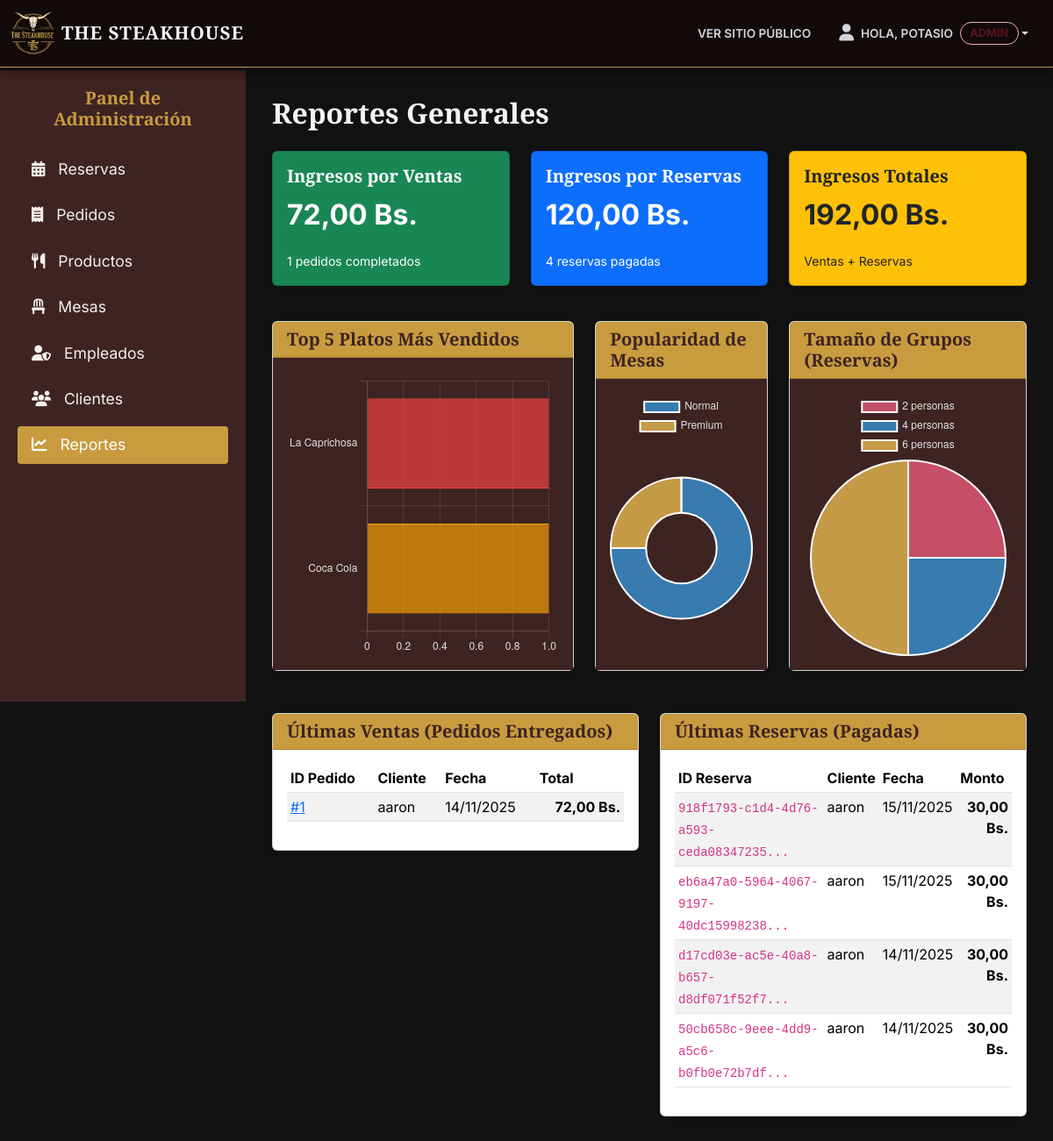
Page /panel/reportes/ (signed in) on the earlier database version.
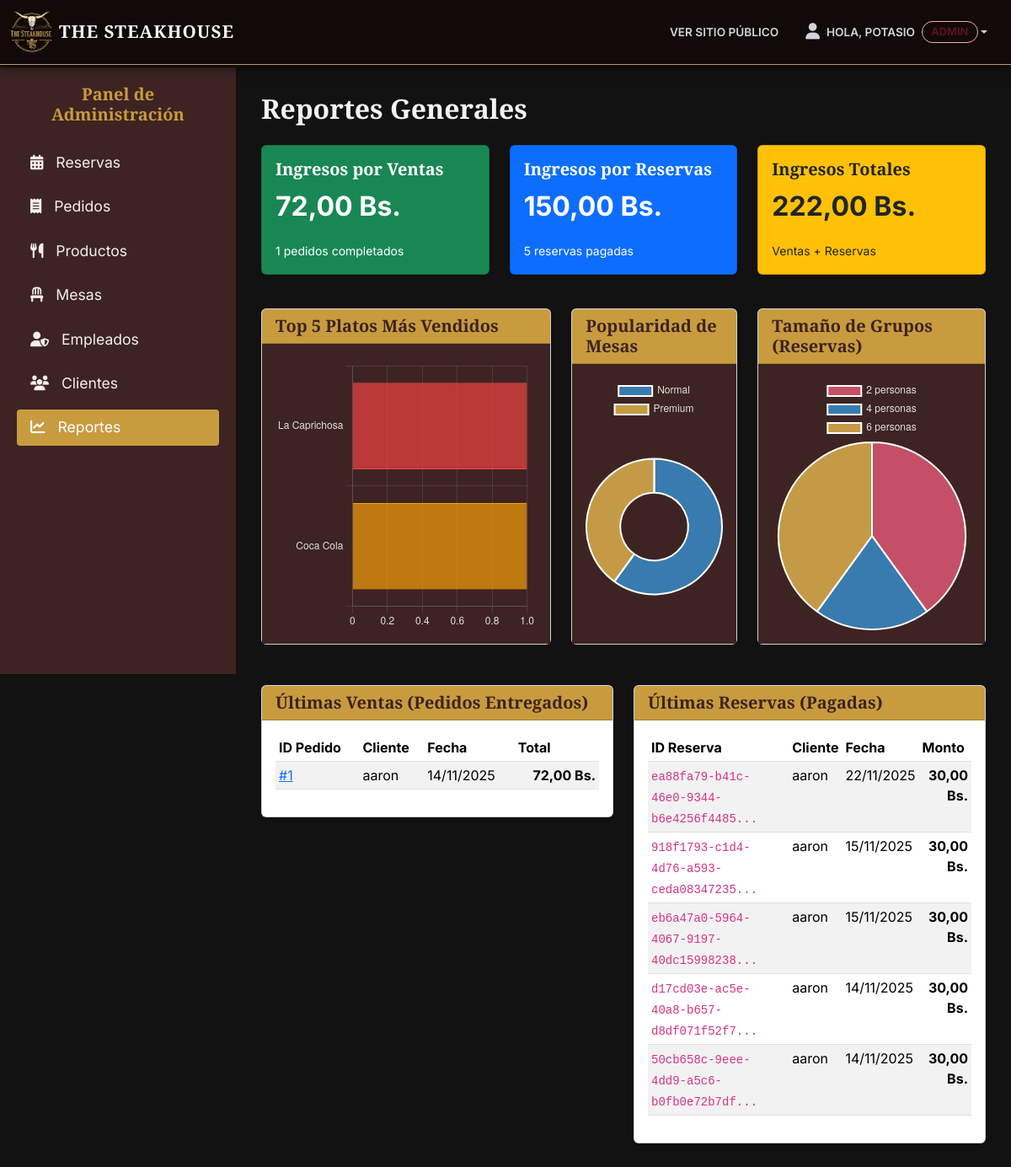
Same page on the later database version.
### pedidos/models.py (models this page shows, shortened)
class Pedido(models.Model):
    ESTADO_PEDIDO_CHOICES = (
        ('PENDIENTE', 'Pendiente'),
        ('EN_PREPARACION', 'En Preparación'),
        ('LISTO', 'Listo para Servir'),
        ('ENTREGADO', 'Entregado'),
        ('CANCELADO', 'Cancelado'),
    )
    usuario = models.ForeignKey(settings.AUTH_USER_MODEL, on_delete=models.SET_NULL, null=True, blank=True, related_name="pedidos")
    cliente = models.ForeignKey(Cliente, on_delete=models.SET_NULL, null=True, blank=True)
    mesa = models.ForeignKey(Mesa, on_delete=models.SET_NULL, null=True, blank=True)
    fecha_pedido = models.DateTimeField(auto_now_add=True)
    estado_pedido = models.CharField(max_length=20, choices=ESTADO_PEDIDO_CHOICES, default='PENDIENTE')
    total = models.DecimalField(max_digits=10, decimal_places=2, default=0.00)

### clientes/models.py (models this page shows, shortened)
class Cliente(models.Model):
    usuario = models.OneToOneField(User, on_delete=models.CASCADE, related_name="cliente")
    nombre = models.CharField(max_length=100)
    apellido = models.CharField(max_length=100)
    email = models.EmailField(unique=True)
    telefono = models.CharField(max_length=20, blank=True, null=True)
    fecha_registro = models.DateTimeField(auto_now_add=True)
    foto_perfil = models.ImageField(upload_to='perfiles/', null=True, blank=True)

### reservas/models.py (models this page shows, shortened)
class Reserva(models.Model):
    ESTADO_CHOICES = (
        ('PENDIENTE', 'Pendiente'),
        ('CONFIRMADA', 'Confirmada'),
        ('CANCELADA', 'Cancelada'),
        ('COMPLETADA', 'Completada'),
        ('NO_SHOW', 'No Show'),
    )
    TIPO_PAGO_CHOICES = (
        ('SOLO_MESA', 'Solo Mesa'),
        ('PAGO_ADELANTADO', 'Pago QR'),
        ('TARJETA', 'Tarjeta'),
    )
    id = models.UUIDField(primary_key=True, default=uuid.uuid4, editable=False)
    cliente = models.ForeignKey(Cliente, on_delete=models.CASCADE)
    mesa = models.ForeignKey(Mesa, on_delete=models.SET_NULL, null=True, blank=True)
    fecha_reserva = models.DateField()
    hora_reserva = models.TimeField()
    numero_personas = models.IntegerField()
    estado = models.CharField(max_length=20, choices=ESTADO_CHOICES, default='PENDIENTE')
    tipo_pago = models.CharField(max_length=20, choices=TIPO_PAGO_CHOICES, default='SOLO_MESA')
    duracion_horas = models.IntegerField(default=2, help_text="Duración de la reserva en horas")
    hora_fin = models.TimeField(null=True, blank=True, editable=False)
    monto_pagado = models.DecimalField(max_digits=10, decimal_places=2, default=0.00)
    created_at = models.DateTimeField(auto_now_add=True, null=True, blank=True)

### dashboard/views.py (the view)
# urls.py: path('reportes/', views.reportes_view, name='dashboard_reportes'),
@admin_requerido # <-- CAMBIO
def reportes_view(request):
    ventas = Pedido.objects.filter(estado_pedido='ENTREGADO')
    total_ventas = ventas.aggregate(Sum('total'))['total__sum'] or 0.00
    num_ventas = ventas.count()
    reservas_pagadas = Reserva.objects.filter(estado__in=['CONFIRMADA', 'COMPLETADA'])
    total_reservas = reservas_pagadas.aggregate(Sum('monto_pagado'))['monto_pagado__sum'] or 0.00
    num_reservas = reservas_pagadas.count()
    platos_vendidos = DetallePedido.objects.filter(pedido__estado_pedido='ENTREGADO') \
        .values('producto__nombre_producto') \
        .annotate(total_vendido=Sum('cantidad')) \
        .order_by('-total_vendido')[:5]
    platos_labels = [item['producto__nombre_producto'] for item in platos_vendidos]
    platos_data = [item['total_vendido'] for item in platos_vendidos]
    tipos_mesa_pop = Reserva.objects \
        .filter(estado__in=['CONFIRMADA', 'COMPLETADA'], mesa__isnull=False) \
        .values('mesa__tipo') \
        .annotate(conteo=Count('id')) \
        .order_by('mesa__tipo')
    tipos_labels = [item['mesa__tipo'].capitalize() for item in tipos_mesa_pop]
    tipos_data = [item['conteo'] for item in tipos_mesa_pop]
    tamanos_grupo = Reserva.objects \
        .filter(estado__in=['CONFIRMADA', 'COMPLETADA']) \
        .values('numero_personas') \
        .annotate(conteo=Count('id')) \
        .order_by('numero_personas')
    tamanos_labels = [f"{item['numero_personas']} personas" for item in tamanos_grupo]
    tamanos_data = [item['conteo'] for item in tamanos_grupo]
    context = {
        'total_ventas': total_ventas,
        'num_ventas': num_ventas,
        'total_reservas': total_reservas,
        'num_reservas': num_reservas,
        'ventas': ventas.order_by('-fecha_pedido')[:20],
        'reservas': reservas_pagadas.order_by('-fecha_reserva')[:20],
        'platos_labels': json.dumps(platos_labels),
        'platos_data': json.dumps(platos_data),
        'tipos_labels': json.dumps(tipos_labels),
        'tipos_data': json.dumps(tipos_data),
        'tamanos_labels': json.dumps(tamanos_labels),
        'tamanos_data': json.dumps(tamanos_data),
    }
    return render(request, 'dashboard/reportes_view.html', context)

### dashboard/views.py (called while the page is built)
def admin_requerido(function):
    return user_passes_test(
        lambda u: u.is_authenticated and u.is_superuser,
        login_url='dashboard_home', # Si no es admin, lo manda al inicio del panel
        redirect_field_name=None
    )(function)

### templates/dashboard/reportes_view.html (shortened to what the changed rows need)
{% extends 'dashboard/base_dashboard.html' %}
{% load humanize %}
{% block content %}
<h1 class="fs-2 mb-4">Reportes Generales</h1>
<div class="row">
    <div class="col-md-4">
        <div class="card text-bg-primary shadow-sm mb-3">
            <div class="card-body">
                <h5 class="card-title">Ingresos por Reservas</h5>
                <p class="card-text fs-2 fw-bold">{{ total_reservas|floatformat:2|intcomma }} Bs.</p>
                <small>{{ num_reservas }} reservas pagadas</small>
            </div>
        </div>
    </div>
    <div class="col-md-4">
        <div class="card text-bg-warning text-dark shadow-sm mb-3">
            <div class="card-body">
                <h5 class="card-title">Ingresos Totales</h5>
                <p class="card-text fs-2 fw-bold">{{ total_ventas|add:total_reservas|floatformat:2|intcomma }} Bs.</p>
                <small>Ventas + Reservas</small>
            </div>
        </div>
    </div>
</div>
<div class="row mt-4">
    <div class="col-lg-3 mb-4">
        <div class="card shadow-sm h-100">
            <div class="card-body d-flex align-items-center justify-content-center" style="background-color: #3d2422;">
                {% if tipos_data == '[]' %}
                    <p class="text-muted">No hay reservas para mostrar.</p>
                {% else %}
                    <canvas id="tiposChart"></canvas>
                {% endif %}
            </div>
        </div>
    </div>
    <div class="col-lg-4 mb-4">
        <div class="card shadow-sm h-100">
            <div class="card-body d-flex align-items-center justify-content-center" style="background-color: #3d2422;">
                {% if tamanos_data == '[]' %}
                    <p class="text-muted">No hay reservas para mostrar.</p>
                {% else %}
                    <canvas id="tamanosChart"></canvas>
                {% endif %}
            </div>
        </div>
    </div>
</div>
<div class="row mt-4">
    <div class="col-lg-6">
        <div class="card shadow-sm">
            <div class="card-body">
                <div class="table-responsive">
                    <table class="table table-sm table-striped">
                        <thead>
                            <tr>
                                <th>ID Pedido</th>
                                <th>Cliente</th>
                                <th>Fecha</th>
                                <th>Total</th>
                            </tr>
                        </thead>
                        <tbody>
                            {% for v in ventas %}
                            <tr>
                                <td><a href="{% url 'pedido_detail' v.pk %}">#{{ v.id }}</a></td>
                                <td>{{ v.cliente.nombre|default:v.usuario.username }}</td>
                                <td>{{ v.fecha_pedido|date:"d/m/Y" }}</td>
                                <td class="text-end"><strong>{{ v.total|floatformat:2 }} Bs.</strong></td>
                            </tr>
                            {% empty %}
                            <tr>
                                <td colspan="4" class="text-center">No hay ventas completadas.</td>
                            </tr>
                            {% endfor %}
                        </tbody>
                    </table>
                </div>
            </div>
        </div>
    </div>
    <div class="col-lg-6">
        <div class="card shadow-sm">
            <div class="card-body">
                <div class="table-responsive">
                    <table class="table table-sm table-striped">
                        <thead>
                            <tr>
                                <th>ID Reserva</th>
                                <th>Cliente</th>
                                <th>Fecha</th>
                                <th>Monto</th>
                            </tr>
                        </thead>
                        <tbody>
                            {% for r in reservas %}
                            <tr>
                                <td><code>{{ r.id|slice:":8" }}...</code></td>
                                <td>{{ r.cliente.nombre }}</td>
                                <td>{{ r.fecha_reserva|date:"d/m/Y" }}</td>
                                <td class="text-end"><strong>{{ r.monto_pagado|floatformat:2 }} Bs.</strong></td>
                            </tr>
                            {% empty %}
                            <tr>
                                <td colspan="4" class="text-center">No hay reservas pagadas.</td>
                            </tr>
                            {% endfor %}
                        </tbody>
                    </table>
                </div>
            </div>
        </div>
    </div>
</div>
{% endblock %}

Differences in the rows shown:
added Reserva: id "ea88fa79-b41c-46e0-9344-b6e4256f4485", cliente.nombre "aaron", fecha_reserva "22/11/2025", monto_pagado "30,00"
Other differences:
{{ total_reservas|floatformat:2|intcomma }}: "120,00" → "150,00"
{{ num_reservas }}: "4" → "5"
{{ total_ventas|add:total_reservas|floatformat:2|intcomma }}: "192,00" → "222,00"
chart data {{ tipos_data|safe }}: [3, 1] → [3, 2]
chart data {{ tamanos_data|safe }}: [1, 1, 2] → [2, 1, 2]
